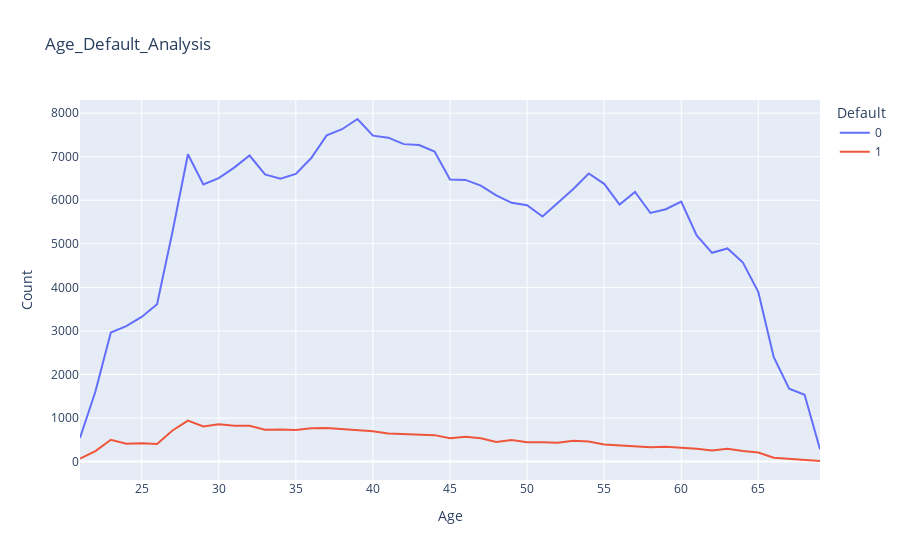

The code cell stored with this chart in its notebook:
### Code cell
age_de=df.groupby(['Default','Age']).size().reset_index(name='Count')
age_de_analysis=px.line(age_de, x= 'Age',y='Count',color='Default',title='Age_Default_Analysis')
age_de_analysis

### Figure 1 — Plotly figure (JSON) as saved in the notebook; plotly's stock layout.template omitted (floating-point values rounded to 4 significant figures)
{"data": [{"hovertemplate": "Default=0<br>Age=%{x}<br>Count=%{y}<extra></extra>", "legendgroup": "0", "line": {"color": "#636efa", "dash": "solid"}, "marker": {"symbol": "circle"}, "mode": "lines", "name": "0", "orientation": "v", "showlegend": true, "type": "scatter", "x": [21, 22, 23, 24, 25, 26, 27, 28, 29, 30, 31, 32, 33, 34, 35, 36, 37, 38, 39, 40, 41, 42, 43, 44, 45, 46, 47, 48, 49, 50, 51, 52, 53, 54, 55, 56, 57, 58, 59, 60, 61, 62, 63, 64, 65, 66, 67, 68, 69], "xaxis": "x", "y": [545, 1608, 2964, 3109, 3320, 3611, 5276, 7055, 6364, 6507, 6750, 7028, 6592, 6496, 6606, 6970, 7490, 7631, 7866, 7484, 7438, 7289, 7270, 7117, 6475, 6468, 6337, 6114, 5942, 5887, 5628, 5941, 6259, 6615, 6378, 5900, 6189, 5708, 5794, 5968, 5193, 4793, 4894, 4568, 3890, 2396, 1675, 1533, 281], "yaxis": "y"}, {"hovertemplate": "Default=1<br>Age=%{x}<br>Count=%{y}<extra></extra>", "legendgroup": "1", "line": {"color": "#EF553B", "dash": "solid"}, "marker": {"symbol": "circle"}, "mode": "lines", "name": "1", "orientation": "v", "showlegend": true, "type": "scatter", "x": [21, 22, 23, 24, 25, 26, 27, 28, 29, 30, 31, 32, 33, 34, 35, 36, 37, 38, 39, 40, 41, 42, 43, 44, 45, 46, 47, 48, 49, 50, 51, 52, 53, 54, 55, 56, 57, 58, 59, 60, 61, 62, 63, 64, 65, 66, 67, 68, 69], "xaxis": "x", "y": [69, 242, 501, 407, 420, 402, 713, 941, 804, 858, 822, 823, 729, 739, 726, 763, 770, 748, 726, 698, 642, 626, 609, 607, 534, 571, 537, 448, 497, 442, 442, 434, 476, 461, 392, 371, 353, 329, 343, 325, 295, 255, 296, 241, 206, 89, 65, 45, 13], "yaxis": "y"}], "layout": {"legend": {"title": {"text": "Default"}, "tracegroupgap": 0}, "title": {"text": "Age_Default_Analysis"}, "xaxis": {"anchor": "y", "domain": [0, 1], "title": {"text": "Age"}}, "yaxis": {"anchor": "x", "domain": [0, 1], "title": {"text": "Count"}}}}
